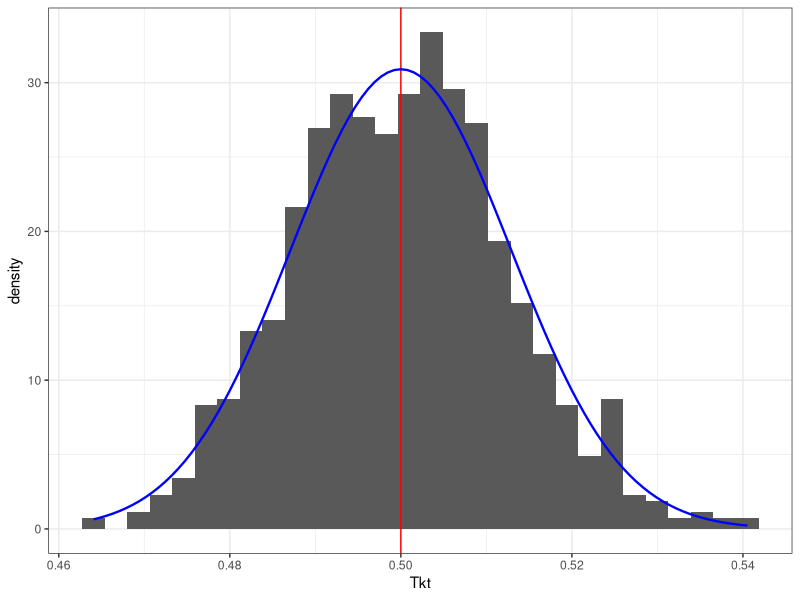
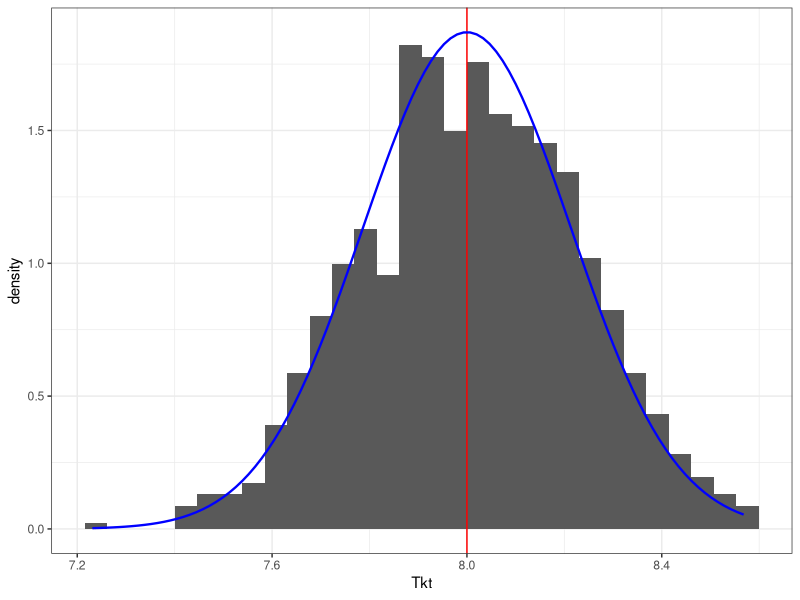
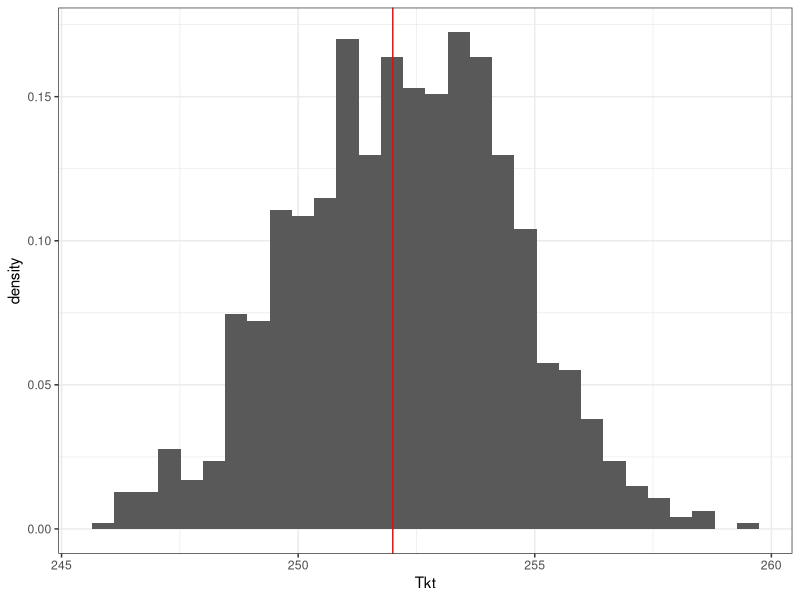
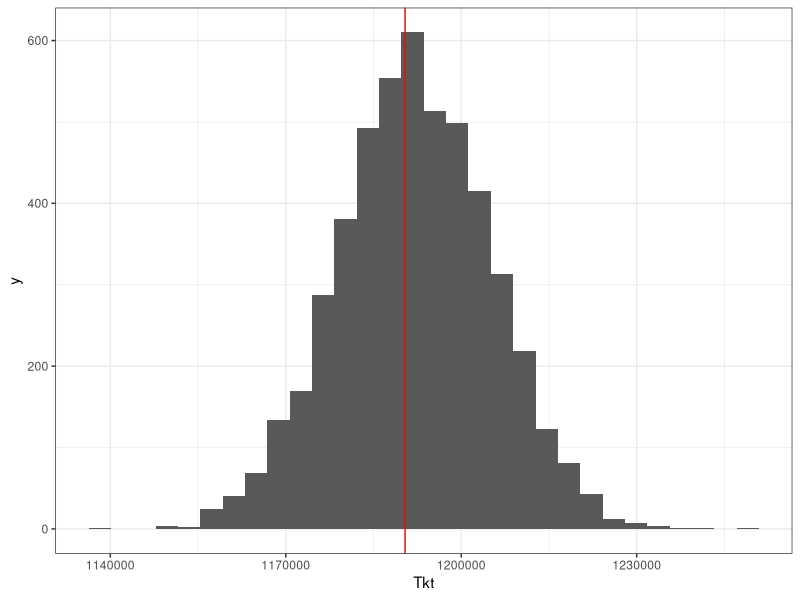

Generate these figures, in order, with R:
library(tidyverse)

n <- 1000
m <- 1000
N <- n+m
lambda <- m/N

gen.data <- function(m,n) {
  Z <- rnorm(m+n)
  return(Z)
}


calc.Tk <- function(Z, m, k) {
  N <- length(Z)
  R <- rank(Z)[(m+1):N]-1
  sum(R^k)
}


calc.Tk.tilde <- function(Z,m,k) {
  N <- length(Z)
  n <- N-m
  Tk <- calc.Tk(Z,m,k)
  #   Tkt <- Tk - factorial(k)^2 * sum(((1:n)-1)^k)
  Tkt <- Tk - sum(((1:n)-1)^k)
  Tkt <- N^(k-1) * Tkt / (choose(n,k) * choose(m,k))
  return(Tkt)
}

# Prende in input la potenza h del binomio e restituisce i coefficienti
# della riga (h+1), che corrisponde ai coefficienti della potenza
# h-esima del binomio
pascalTriangle <- function(h) {
  lapply(0:h, function(i) choose(i, 0:i))[[h+1]]
}


calc.theory.mean.k <- function(m,n,k) {
  N <- n+m
  lambda <- m/N
  r_seq <- 0:(k-1)
  # pascalTriangle(k)[1:k] in questo modo escludo l'ultimo coefficiente
  # che non è incluso nel calcolo della media
  mu <- (factorial(k))^2 * sum( pascalTriangle(k)[1:k] / ( lambda^(r_seq) * (1-lambda)^(k-r_seq-1) )) / (k+1)
  return(mu)
}



aus_E3 = function(k){

  f1 = sapply(0:(k-1), function(h) {
    den1 = (factorial(k-h)*factorial(h))^2

    f1.v = sapply(0:(2*k-2*h), function(s) {
      choose(2*k-2*h, s)*(-1)^s/(2*h+s+1)
    })
    sum(f1.v) / den1
  })

  f1.out = sum(f1)


  f2 = lapply(0:(k-1), function(h) {
    if((h+1)<(k-1) || (h+1)==(k-1)){

      sapply((h+1):(k-1), function(t) {
        den2 = factorial(k-h)*factorial(h)*factorial(k-t)*factorial(t)

        f2.v = sapply(0:(2*k-h-t), function(s) {
          choose(2*k-h-t, s)*(-1)^s/(h+s+t+1)
        })
        sum(f2.v) / den2
      })
    }
  })

  f2.vv = sapply(f2, function(x) sum(x))

  f2.out = 2*sum(f2.vv)


  out = f1.out+f2.out

  return(out)
}




Ehh00 = function(k, lambda){

  out <- (factorial(k))^4/((1-lambda)^(2*k-2))*aus_E3(k)

  return(out)
}




Ehhr0 = function(k, lambda){

  r_values = 1:(k-1)
  num_r0 = factorial(k)^2*choose(k,r_values)*factorial(k-r_values)*factorial(k-r_values-1)*(factorial(r_values))^2
  den_r0 = k*lambda^r_values*(1-lambda)^(2*k-r_values-2)
  coeff_r0 = num_r0/den_r0

  f1_r0 = choose(k-1,k-r_values-1)*k^2*choose(k-1,r_values)*aus_E3(k=k)
  f2_r0 = choose(k-1,k-r_values)*k^2*choose(k-1,r_values)/(k+1)^2

  a_r0 = coeff_r0*(f1_r0+f2_r0)

  out = sum(a_r0)

  return(out)
}




Ehhrs = function(k, lambda){

  r_seq <- 1:(k-1)
  s_seq <- 1:(k-1)

  expo_rs = outer(r_seq, s_seq, "+")
  lambdas = ( lambda^(expo_rs)*(1-lambda)^(2*k-expo_rs-2) )

  c_krs = outer(pascalTriangle(k)[2:k], pascalTriangle(k)[2:k], "*")
  factorial_r = factorial(k-r_seq) * factorial(k-r_seq-1) * factorial(r_seq)^2
  factorial_s = factorial(k-s_seq) * factorial(k-s_seq-1) * factorial(s_seq)^2
  factorial_rs = outer(factorial_r, factorial_s, "*")
  coeff_rs <- c_krs * factorial_rs / lambdas

  weights1_r = choose(k-1,k-r_seq) * choose(k,1) * choose(k-1,r_seq)
  weights1_s = choose(k-1,k-s_seq) * choose(k,1) * choose(k-1,s_seq)
  weights1_rs = outer(weights1_r, weights1_s, "*")

  weights2_r = choose(k-1,k-r_seq) * choose(k,1) * choose(k-1,r_seq)
  weights2_s = choose(k-1, k-s_seq-1) * choose(k,1) * choose(k-1, s_seq)
  weights2_rs = outer(weights2_r, weights2_s, "*")

  weights3_r = choose(k-1,k-r_seq-1) * choose(k,1) * choose(k-1,r_seq)
  weights3_s = choose(k-1, k-s_seq-1) * choose(k,1) * choose(k-1, s_seq)
  weights3_rs = outer(weights3_r, weights3_s, "*")

  E_rs =  weights1_rs / (k+1)^2 + 2 * weights2_rs / (k+1)^2 + weights3_rs * aus_E3(k)

  out <- sum(coeff_rs*E_rs)

  return(out)
}






Ehhrs = function(k, lambda){

  num_rs = matrix(0, nrow = k-1, ncol = k-1)
  den_rs = matrix(0, nrow = k-1, ncol = k-1)
  f1_rs = matrix(0, nrow = k-1, ncol = k-1)
  f2_rs = matrix(0, nrow = k-1, ncol = k-1)
  f3_rs = matrix(0, nrow = k-1, ncol = k-1)

  for(r in 1:(k-1)){
    for(s in 1:(k-1)){
      num_rs[r,s] = choose(k,r)*choose(k,s)*factorial(k-r)*factorial(k-r-1)*
        factorial(r)^2*factorial(k-s)*factorial(k-s-1)*factorial(s)^2
      den_rs[r,s] = lambda^(r+s)*(1-lambda)^(2*k-r-s-2)

      f1_rs[r,s] = choose(k-1,k-r)*choose(k-1,r)*choose(k-1,k-s)*choose(k-1,s)*k^2/(k+1)^2
      f2_rs[r,s] = 2*choose(k-1,k-r)*choose(k-1,r)*choose(k-1,k-s-1)*choose(k-1,s)*k^2/(k+1)^2
      f3_rs[r,s] = choose(k-1,k-r-1)*choose(k-1,r)*choose(k-1,k-s-1)*choose(k-1,s)*k^2*aus_E3(k=k)
    }
  }
  coeff_rs = num_rs/den_rs
  out = sum(coeff_rs*(f1_rs+f2_rs+f3_rs))

  return(out)
}




Ehhrs(k=2, lambda = 0.5)
16/0.5^2*(1/3+2/15)

Ehhrs(k=3, lambda = 0.5)





calc.theory.variance.k <- function(m,n,theta,k) {

  N <- n+m
  lambda <- m/N

  if(k==1)
    z_10 <- 1/12

  if(k>1){
    Ehh <- Ehh00(k = k, lambda = lambda) + 2*Ehhr0(k = k, lambda = lambda) + Ehhrs(k = k, lambda = lambda)

    # z_10
    z_10 <- Ehh-theta^2
  }

  # generic k variance
  variance <- z_10*k^2/(N*lambda*(1-lambda))

  return(variance)

}




k <- 2
B <- 1000

n <- 1000
m <- 1000
N <- n+m
lambda <- m/N

calc.theory.mean.k(m,n, k=2)
4*(2-lambda)/(3*lambda*(1-lambda))
calc.theory.variance.k(m,n,theta=calc.theory.mean.k(m,n,k=2),k=2)
64/(45*N*lambda^3*(1-lambda)^3)




# OSSERVAZIONE: più k è grande più la velocità di convergenza è lenta,
# nel senso che n,m devono essere più grandi per arrivare a convergenza per k grande

k <- 1
B <- 1000

n <- 1000
m <- 1000
N <- n+m
lambda <- m/N

stats <- sapply(1:B, function(b) {
  Z <- gen.data(m,n)
  calc.Tk.tilde(Z,m,k)
})

mean(stats)
(mean.theory = calc.theory.mean.k(m,n, k=k))
var(stats)
(variance.theory = calc.theory.variance.k(m,n, theta=mean.theory, k=k))

pp <- tibble(Tkt = stats) %>%
  ggplot(aes(x=Tkt)) +
  geom_histogram(aes(y=..density..)) +
  geom_vline(xintercept=mean.theory, color="red") +
  stat_function(fun = dnorm, args = list(mean = mean.theory, sd = sqrt(variance.theory)),
                color = "blue", lwd = 0.8) +
  theme_bw()
pp


k <- 2
B <- 1000

n <- 1000
m <- 1000
N <- n+m
lambda <- m/N

stats <- sapply(1:B, function(b) {
  Z <- gen.data(m,n)
  calc.Tk.tilde(Z,m,k)
})

mean(stats)
(mean.theory = calc.theory.mean.k(m,n, k=k))
var(stats)
(variance.theory = calc.theory.variance.k(m,n, theta=mean.theory, k=k))

pp <- tibble(Tkt = stats) %>%
  ggplot(aes(x=Tkt)) +
  geom_histogram(aes(y=..density..)) +
  geom_vline(xintercept=mean.theory, color="red") +
  stat_function(fun = dnorm, args = list(mean = mean.theory, sd = sqrt(variance.theory)),
                color = "blue", lwd = 0.8) +
  theme_bw()
pp








k <- 3
B <- 1000

n <- 10000
m <- 10000
N <- n+m
lambda <- m/N

stats <- sapply(1:B, function(b) {
  Z <- gen.data(m,n)
  calc.Tk.tilde(Z,m,k)
})

mean(stats)
(mean.theory = calc.theory.mean.k(m,n, k=k))
var(stats)
(variance.theory = calc.theory.variance.k(m,n, theta=mean.theory, k=k))

pp <- tibble(Tkt = stats) %>%
  ggplot(aes(x=Tkt)) +
  geom_histogram(aes(y=..density..)) +
  geom_vline(xintercept=mean.theory, color="red") +
  stat_function(fun = dnorm, args = list(mean = mean.theory, sd = sqrt(variance.theory)),
                color = "blue", lwd = 0.8) +
  theme_bw()
pp



k <- 5
B <- 5000

n <- 10000
m <- 10000
N <- n+m
lambda <- m/N

stats <- sapply(1:B, function(b) {
  Z <- gen.data(m,n)
  calc.Tk.tilde(Z,m,k)
})

mean(stats)
(mean.theory = calc.theory.mean.k(m,n, k=k))
var(stats)
(variance.theory = calc.theory.variance.k(m,n, theta=mean.theory, k=k))

pp <- tibble(Tkt = stats) %>%
  ggplot(aes(x=Tkt)) +
  geom_histogram() +
  geom_vline(xintercept=mean.theory, color="red") +
  stat_function(fun = dnorm, args = list(mean = mean.theory, sd = sqrt(variance.theory)),
                color = "blue", lwd = 0.8) +
  theme_bw()
pp

















